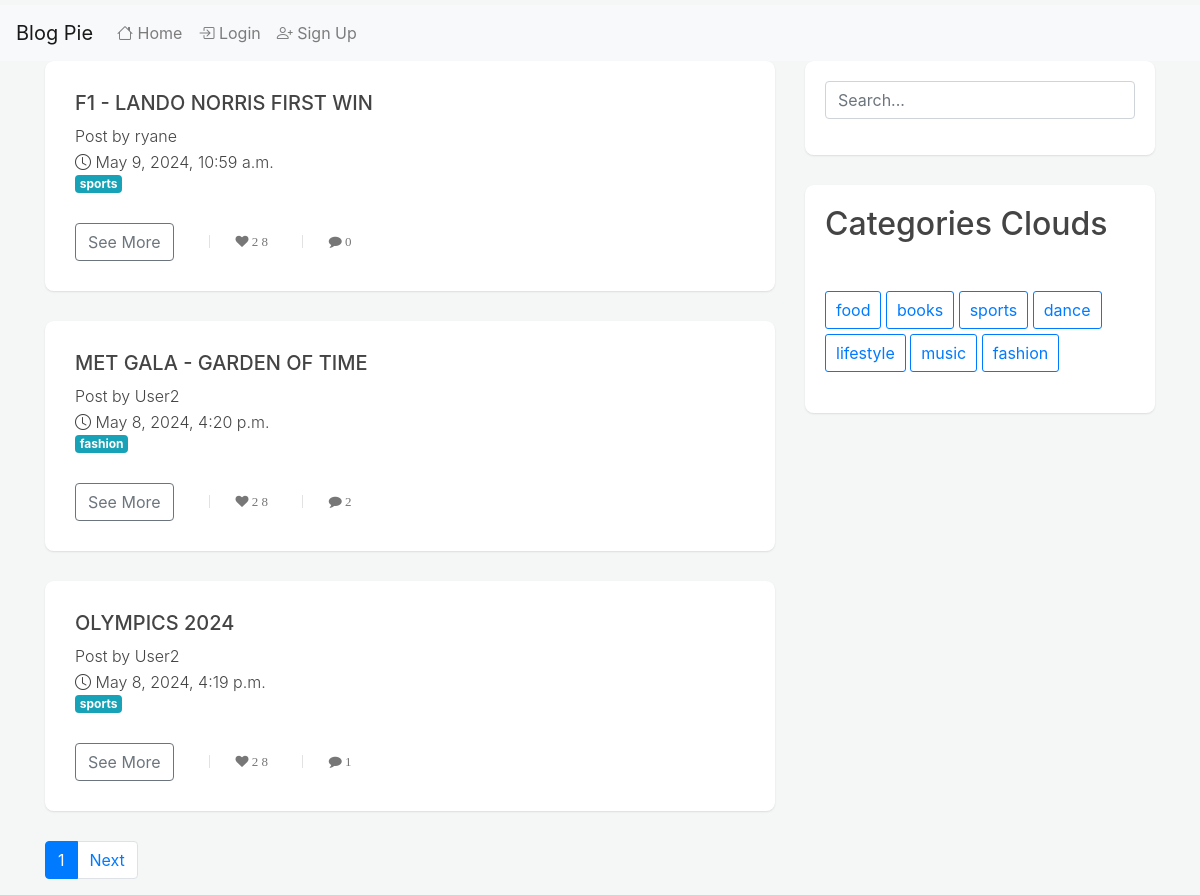
The page / on the database its author committed.
### posts/models.py (models this page shows, shortened)
class Posts(models.Model):
    title = models.CharField(max_length=100)
    description = models.TextField()
    image = models.ImageField( upload_to='images/', blank=True)
    create_at = models.DateTimeField(auto_now_add=True)
    user = models.ForeignKey(get_user_model(), on_delete=models.CASCADE)
    category = models.ForeignKey(Categories, blank=True ,null=True , on_delete=models.SET_NULL)
    class Meta:
        verbose_name = 'Post'
        verbose_name_plural = 'Posts'
        ordering = ['id']

### categories/models.py (models this page shows)
class Categories(models.Model):
    title = models.CharField(max_length=100)
    creator = models.ForeignKey(get_user_model(), on_delete=models.CASCADE)
    def __str__(self):
        return self.title
    class Meta:
        verbose_name = 'Category'
        verbose_name_plural = 'Categories'
        ordering = ['id']

### posts/views.py (the view)
# urls.py: 2. Add a URL to urlpatterns:  path('', views.home, name='home')
def home(req):
    template_name = 'posts-list.html'
    search = req.GET.get('search')
    if search:
        filter = Posts.objects.filter(title__icontains=search)
        paginator = Paginator(filter,3)
    else:
        all = Posts.objects.all().order_by('-create_at')
        paginator = Paginator(all,3)
    pages = req.GET.get('page')
    posts = paginator.get_page(pages)
    categories = Categories.objects.all()
    context = {
        'posts': posts,
        'categories':categories
    }
    return render(req, template_name, context)

### posts/templates/posts-list.html (shortened to what this page needs)
{% extends "base.html" %}
{% block content %}
  {% for post in posts %}
    <div class="card single_post">
      <div class="body">
        <h3>{{post.title}}</h3>
        <p>Post by {{post.user}}</p>
        <p><i class="bi bi-clock"></i> {{ post.create_at }}</p>
        {% if post.category != null %}
        <p><span class="badge badge-info">{{post.category}}</span></p>
        {% endif %}
      </div>
      <div class="footer">
        <div class="actions">
          <a href="{% url 'post-detail' post.id %}" class="btn btn-outline-secondary">See More</a>
        </div>
        <ul class="stats">
          <li><a href="javascript:void(0);" class="fa fa-heart">28</a></li>
          <li><a href="javascript:void(0);" class="fa fa-comment">{{ post.comments_set.count }}</a></li>
        </ul>
      </div>
    </div>
  {% endfor %}
  <ul class="pagination pagination-primary">
      <li class="page-item active"><a class="page-link" href="javascript:void(0);">{{ posts.number }}</a></li>
      {% if posts.has_next %}
      <li class="page-item">
        <a class="page-link" href="?page={{ posts.next_page_number }}" aria-label="Next">Next
        </a>
      </li>
    {% endif %}
  </ul>
{% endblock content%}

### templates/base.html (shortened to what this page needs)
<html lang="en">
<head>
  <link rel="stylesheet" href="https://cdn.jsdelivr.net/npm/bootstrap@4.5.3/dist/css/bootstrap.min.css">
  <link href="https://maxcdn.bootstrapcdn.com/font-awesome/4.7.0/css/font-awesome.min.css" rel="stylesheet" />
  <link rel="stylesheet" href="https://cdn.jsdelivr.net/npm/bootstrap-icons@1.11.3/font/bootstrap-icons.min.css">
</head>
<body>
    <nav class="navbar navbar-expand-lg navbar-light bg-light">
        <span class="navbar-brand">
            Blog Pie
        </span>
        <div class="collapse navbar-collapse" id="navbarSupportedContent">
            <ul class="navbar-nav mr-auto">
                <li class="nav-item"><a class="nav-link"href="{% url 'home' %}"><i class="bi bi-house"></i> Home</a></li>
                {% if user.is_authenticated %}
                <li class="nav-item"><a class="nav-link" href="{% url 'perfil' %}"><i class="bi bi-person-circle"></i> Perfil</a></li>
            </ul>
            <ul class="navbar-nav navbar-right">
                <li class="nav-item">
                    <form method="post" action="{% url 'logout' %}">
                    {% csrf_token %}
                    <button class="btn" type="submit"><i class="bi bi-box-arrow-in-left"></i> Logout</button>
                    </form>
                </li>
                {% else %}
                <li class="nav-item"><a class="nav-link" href="{% url 'login' %}"><i class="bi bi-box-arrow-in-right"></i> Login</a></li>
                <li class="nav-item"><a class="nav-link" href="{% url 'signup' %}"><i class="bi bi-person-plus"></i> Sign Up</a></li>
                {% endif %}
            </ul>
        </div>
    </nav>
    <div id="main-content" class="blog-page">
        <div class="container">
            <div class="row clearfix">
                <div class="col-lg-8 col-md-12 left-box">
                    {% block content %}
                    {% endblock content %}
                </div>
                <div class="col-lg-4 col-md-12 right-box">
                    {% if request.path == '/' %}
                        <div class="card">
                            <form method="GET" class="body search">
                            <div class="input-group m-b-0">
                                <input type="search" name="search" class="form-control" placeholder="Search...">
                            </div>
                            </form>
                        </div>
                    {% endif %}
                    {% if  categories%}
                        <div class="card">
                            <div class="header">
                                <h2>Categories Clouds</h2>
                            </div>
                            <div class="body widget">
                                <ul class="list-unstyled categories-clouds m-b-0">
                                    {% for category in categories %}
                                    <li><a href="{% url 'filter-category' category.title %}">{{category.title}}</a></li>
                                    {% endfor %}
                                </ul>
                            </div>
                        </div>
                    {% endif %}
                </div>
            </div>
        </div>
    </div>
</body>
</html>

### templates/base.html (style rules this page uses)
body { background-color: #f4f7f6; margin-top:5px; }
.card { background: #fff; transition: .5s; border: 0; margin-bottom: 30px; border-radius: .55rem; position: relative; width: 100%; box-shadow: 0 1px 2px 0 rgb(0 0 0 / 10%); }
.card .body { color: #444; padding: 20px; font-weight: 400; }
.card .header { color: #444; padding: 20px; position: relative; box-shadow: none; }
.single_post { -webkit-transition: all .4s ease; transition: all .4s ease }
.single_post .body { padding: 30px }
.single_post .footer { padding: 0 30px 30px 30px }
.single_post .footer .actions { display: inline-block }
.single_post .footer .stats { cursor: default; list-style: none; padding: 0; display: inline-block; float: none; margin: 0; line-height: 35px }
.single_post .footer .stats li { border-left: solid 1px rgba(160, 160, 160, 0.3); display: inline-block; font-weight: 400; letter-spacing: 0.25em; line-height: 1; margin: 0 0 0 2em; padding: 0 0 0 2em; text-transform: uppercase; font-size: 13px }
.single_post .footer .stats li a { color: #777 }
.single_post h3 { font-size: 20px; text-transform: uppercase }
.single_post p { font-size: 16px; line-height: 26px; font-weight: 300; margin: 0 }
.right-box .categories-clouds li { display: inline-block; margin-bottom: 5px }
.right-box .categories-clouds li a { display: block; border: 1px solid; padding: 6px 10px; border-radius: 3px }

### rows shown on the page
Posts: title "F1 - LANDO NORRIS FIRST WIN", user "ryane", create_at "May 9, 2024, 10:59 a.m.", category "sports", comments_set.count "0"
Posts: title "MET GALA - GARDEN OF TIME", user "User2", create_at "May 8, 2024, 4:20 p.m.", category "fashion", comments_set.count "2"
Posts: title "OLYMPICS 2024", user "User2", create_at "May 8, 2024, 4:19 p.m.", category "sports", comments_set.count "1"
Categories: title "food"
Categories: title "books"
Categories: title "sports"
Categories: title "dance"
Categories: title "lifestyle"
Categories: title "music"
Categories: title "fashion"

### other values the page prints
{{ posts.number }} "1"
